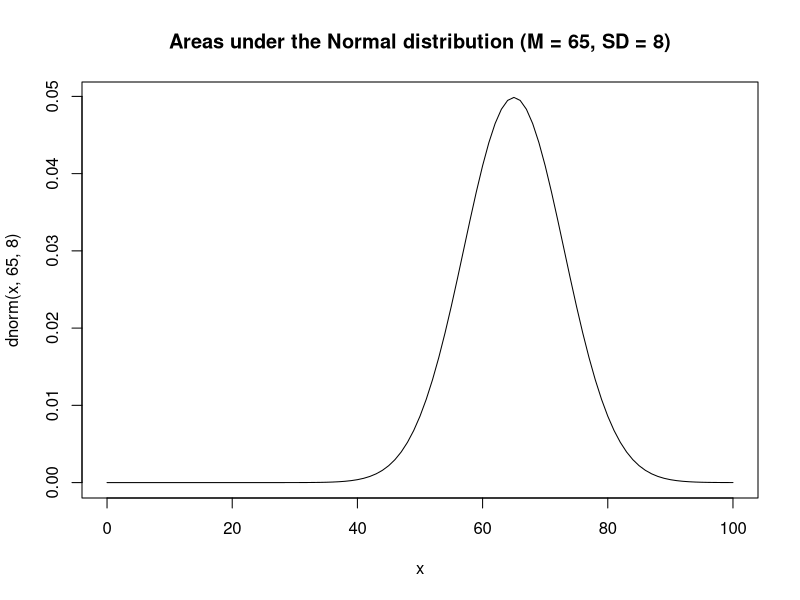
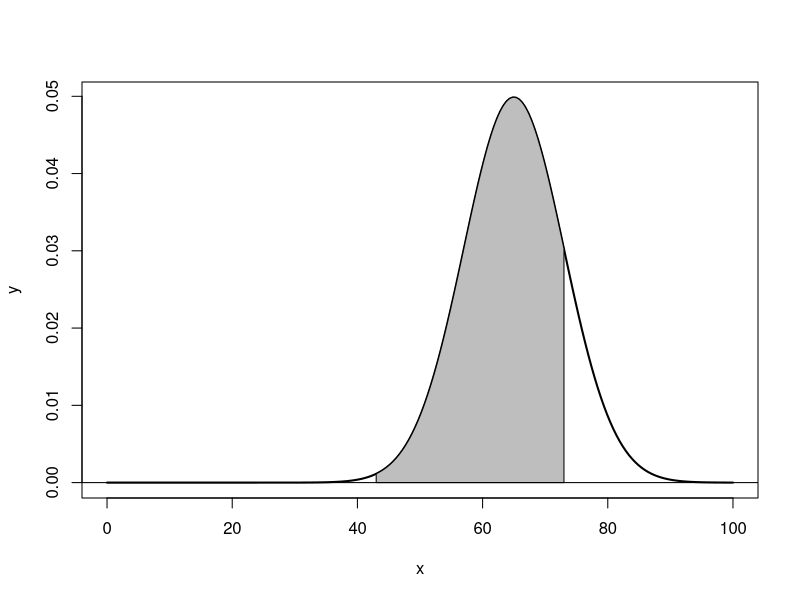
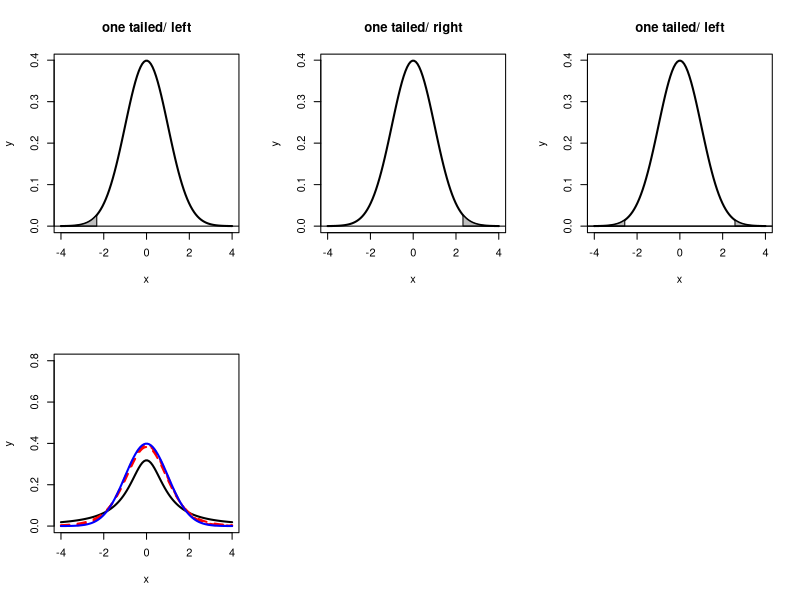

These figures' R source, in order:

data = c(97, 82, 59, 64, 73,
         75, 80, 68, 87, 66,
         63, 93, 75, 70, 67,
         51, 84, 76, 80, 71,
        77, 90, 68, 82, 74)

quantile(data, c(.32, .40, .60), type = 6)

# mean = 65, sd = 8
# what percentage of scores is above 75?

pnorm(75, mean = 65, sd = 8, lower.tail = F)

curve(dnorm(x, 65, 8), xlim = c(0, 100), main = "Areas under the Normal distribution (M = 65, SD = 8)")

# what percentage of scores is between 43 and 73?
x=seq(0, 100, length=200)
y=dnorm(x, mean = 65, sd = 8)
plot(x,y,type="l", lwd=2, col="black")

x=seq(43, 73, length=200)
y=dnorm(x, mean = 65, sd = 8)
polygon(c(43,x,73),c(0,y,0),col="gray")
abline(0,0)

(prob.values = round(pnorm(c(43, 73), mean = 65, sd = 8), 4))
prob.values[2] - prob.values[1]

# For each of the following levels of significance, indicate the critical value.
# Use the normal curve as the underlying distribution
# CI levels: 0.05, 0.1, 0.01, 0.02, 0.025
sig.levels = c(0.05, 0.1, 0.01, 0.02, 0.025)
# one tailed
round(qnorm(sig.levels, mean = 0, sd = 1, lower.tail = T), 3)
round(qnorm(sig.levels, mean = 0, sd = 1, lower.tail = F), 3)

# two tailed
round(qnorm(sig.levels/2, mean = 0, sd = 1, lower.tail = T), 3)
round(qnorm(sig.levels/2, mean = 0, sd = 1, lower.tail = F), 3)

# plot one tailed and two tailed with Standard Normal Distribution
par(mfrow=c(2,3))

sig.level = 0.01

# the first figure, left tailed
x=seq(-4, 4, length=100)
y=dnorm(x, mean = 0, sd = 1)
plot(x,y,type="l", lwd=2, col="black", main = "one tailed/ left")

my_zscore = qnorm(sig.level, mean = 0, sd = 1, lower.tail = T)

x=seq(-4, my_zscore, length= 50)
y=dnorm(x, mean = 0, sd = 1)
polygon(c(-4,x,my_zscore),c(0,y,0),col="gray")
abline(0,0)


# the first figure, left tailed
x=seq(-4, 4, length=100)
y=dnorm(x, mean = 0, sd = 1)
plot(x,y,type="l", lwd=2, col="black", main = "one tailed/ right")

my_zscore = qnorm(sig.level, mean = 0, sd = 1, lower.tail = F)

x=seq(my_zscore, 4, length= 50)
y=dnorm(x, mean = 0, sd = 1)
polygon(c(my_zscore, x, 4),c(0,y,0),col="gray")
abline(0,0)

# the first figure, two tailed
x=seq(-4, 4, length=100)
y=dnorm(x, mean = 0, sd = 1)
plot(x,y,type="l", lwd=2, col="black", main = "one tailed/ left")

my_zscore = qnorm(sig.level/2, mean = 0, sd = 1, lower.tail = T)

x=seq(-4, my_zscore, length= 50)
y=dnorm(x, mean = 0, sd = 1)
polygon(c(-4,x,my_zscore),c(0,y,0),col="gray")

my_zscore = qnorm(sig.level/2, mean = 0, sd = 1, lower.tail = F)

x=seq(my_zscore, 4, length= 50)
y=dnorm(x, mean = 0, sd = 1)
polygon(c(my_zscore, x, 4),c(0,y,0),col="gray")
abline(0,0)

abline(0,0)

# the first figure, left tailed
x=seq(-4, 4, length=100)
y=dt(x, df = 1)
plot(x,y,type="l", lwd=2, lty = 1, col="black", ylim = c(0, 0.8))

x=seq(-4, 4, length=100)
y=dt(x, df = 6)
lines(x,y,type="l", lwd=2, lty = 2, col="red")

x=seq(-4, 4, length=100)
y=dt(x, df = 12)
lines(x,y,type="l", lwd=2, lty = 2, col="red")

x=seq(-4, 4, length=100)
y=dt(x, df = 30)
lines(x,y,type="l", lwd=2, lty = 2, col="red")

x=seq(-4, 4, length=100)
y=dnorm(x, mean = 0, sd = 1)
lines(x,y,type="l", lwd=2, col="blue", main = "one tailed/ right")

# Using the t dis. as the underlying distribution,
# state the critical values for each of the following
# CI levels: 0.05, 0.05, 0.01, 0.01, 0.1
# d.f.: 20, 200, 27, 270, 10
sig.levels = c(0.05, 0.05, 0.01, 0.01, 0.1)
my.df = c(20, 200, 27, 270, 10)

# one tailed
round(qt(sig.levels, my.df, lower.tail = T), 3)
round(qt(sig.levels, my.df, lower.tail = F), 3)

# two tailed
round(qt(sig.levels/2, my.df, lower.tail = T), 3)
round(qt(sig.levels/2, my.df, lower.tail = F), 3)




